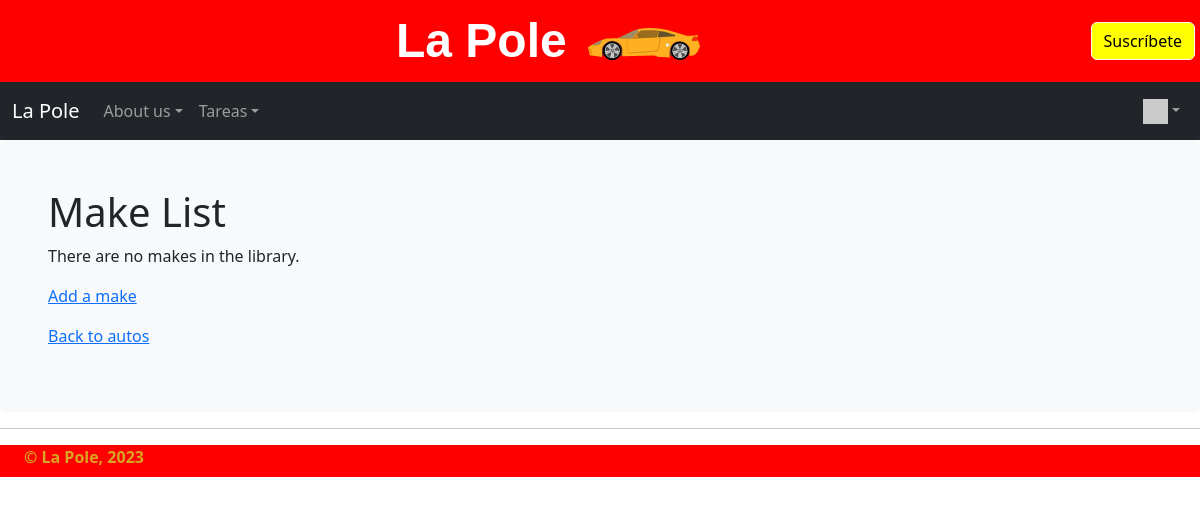
/autos/lookup/ (signed in), run on an earlier commit of the app's database.
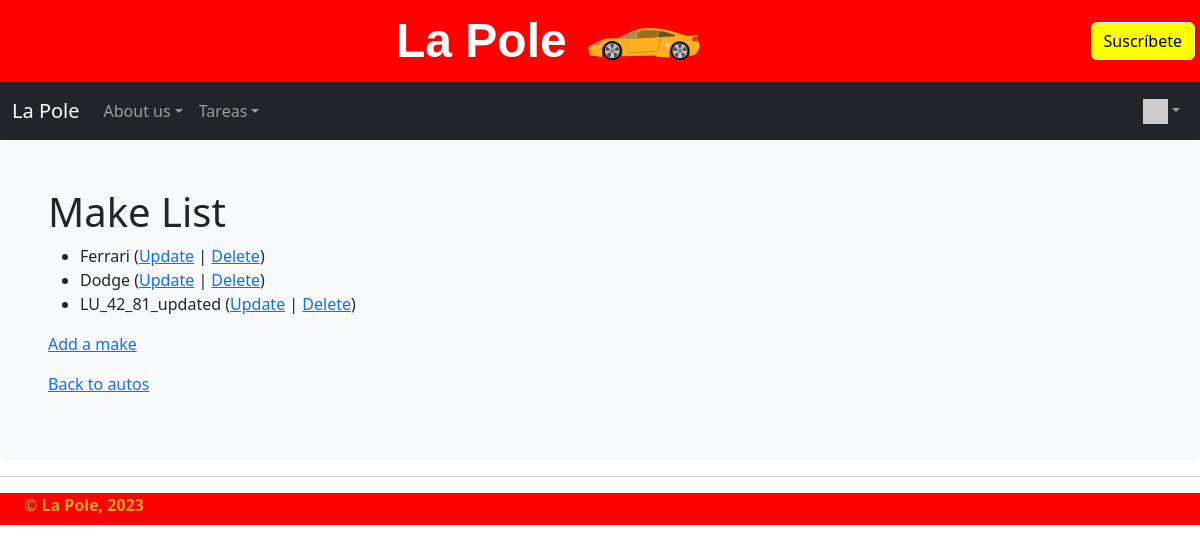
And on a later commit of the database.
### autos/models.py (models this page shows, shortened)
class Make(models.Model):
    name = models.CharField(
            max_length=100,
            help_text='Enter a make (e.g. Dodge)',
            validators=[MinLengthValidator(2, "Make must be greater than 1 character")]
    )

### autos/views.py (the view)
# urls.py: path('lookup/', views.MakeView.as_view(), name='make_list'),
class MakeView(LoginRequiredMixin, View):
    def get(self, request):
        ml = Make.objects.all()
        ctx = {'make_list': ml}
        return render(request, 'autos/make_list.html', ctx)

### home/context_processors.py (called while the page is built)
def settings(request):
    return {
        'settings': django_settings,
    }

### home/templatetags/app_tags.py (called while the page is built)
@register.filter(name='gravatar')
def gravatar(user, size=35):
    email = str(user.email.strip().lower()).encode('utf-8')
    email_hash = md5(email).hexdigest()
    url = "//www.gravatar.com/avatar/{0}?s={1}&d=identicon&r=PG"
    return url.format(email_hash, size)

### autos/templates/autos/make_list.html
{% extends "home/layout.html" %}
{% block content %}
  <h1>Make List</h1>
  {% if make_list %}
  <ul>
    {% for make in make_list %}
      <li>
          {{ make.name }}
         (<a href="{% url 'autos:make_update' make.id %}">Update</a> |
          <a href="{% url 'autos:make_delete' make.id %}">Delete</a>)
      </li>
    {% endfor %}
  </ul>
  {% else %}
    <p>There are no makes in the library.</p>
  {% endif %}
  <p><a href="{% url 'autos:make_create' %}">Add a make</a></p>
  <p>
    <a href="{% url 'autos:all' %}">Back to autos</a>
  </p>
{% endblock %}

What changed in the data, as far as the page shows it:
added Make: name "Ferrari"
added Make: name "Dodge"
added Make: name "LU_42_81_updated"
Also different on the page:
text no longer shown: "There are no makes in the library."
